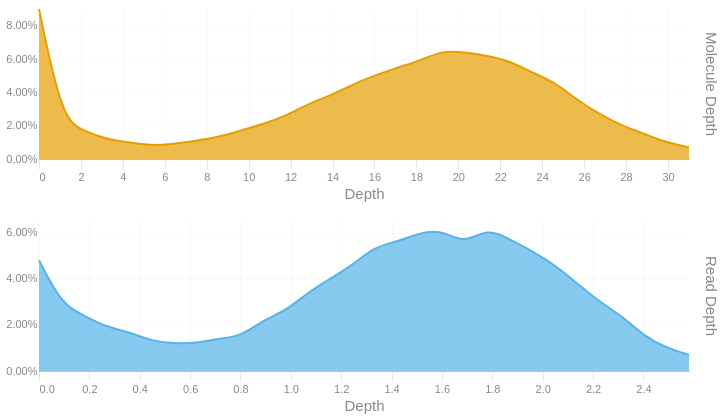

The code cell stored with this chart in its notebook:
### Code cell
readdep = depth_hist(tb['Read Depth'], q99, 3)
readdep = readdep.with_columns(pl.lit('Read Depth').alias('Metric'))
if not SKIPLR:
    moldep = depth_hist(tb['Molecule Depth'], mol_q99, 1)
    moldep = moldep.with_columns(pl.lit('Molecule Depth').alias('Metric'))
    _hist = pl.concat([readdep, moldep])
    _hist = _hist.filter(pl.col('Proportion') != 0)
    with SafeRender(_hist):
        (
            alt.Chart(_hist)        
            .mark_area(interpolate = "basis")
            .encode(
                x=alt.X('Bin:Q').scale(domainMin=0).axis(alt.Axis(title='Depth')),
                y = alt.Y('Proportion:Q', title = None).axis(format = '.2%'),
                color = alt.Color('Metric:N').legend(None),
                row = alt.Row("Metric:N").header(title = None, labelOrient = 'right'),
                tooltip = [
                    alt.Tooltip("Metric:N", title = "Metric"),
                    alt.Tooltip('Interval:N', title = "Depth Interval"),
                    alt.Tooltip('Proportion:Q', title = "% Alignments").format('.2%')
                ]
            )
            .resolve_scale(x='independent', y='independent')
            .properties(
                height = 150, width = 650,
                usermeta={'embedOptions': {'downloadFileName': f'{samplename}.depth.hist'}}
            )
        ).display()
else:
    readdep = readdep.filter(pl.col('Proportion') != 0)
    with SafeRender(readdep):
        (
            alt.Chart(readdep)        
            .mark_area(interpolate = "basis")
            .encode(
                x=alt.X('Bin:Q').scale(domainMin=0).axis(alt.Axis(title='Depth')),
                y = alt.Y('Proportion:Q', title = None).axis(format = '.2%'),
                tooltip = [
                    alt.Tooltip('Interval:N', title = "Depth Interval"),
                    alt.Tooltip('Proportion:Q', title = "% Alignments").format('.2%')
                ]
            )
            .properties(
                usermeta={'embedOptions': {'downloadFileName': f'{samplename}.depth.hist'}}
            )
        ).display()

### Figure 1 — Vega-Lite specification as saved in the notebook (floating-point values rounded to 4 significant figures)
{"width": 650, "height": 150, "config": {"title": {"anchor": "start", "dy": -15, "fontSize": 18, "color": "#888888", "subtitleColor": "#888888", "subtitleFontSize": 14}, "arc": {"fill": "#0072B2"}, "axis": {"domainColor": "#888888", "domainWidth": 0.5, "gridWidth": 0.2, "grid": false, "titleFontWeight": 400, "titleFontSize": 15, "labelFontSize": 11, "labelColor": "#888888", "tickColor": "#888888", "tickWidth": 0.2, "titleColor": "#888888"}, "axisBand": {"grid": false}, "axisX": {"grid": true, "tickSize": 10, "domainCap": "round"}, "axisY": {"domain": false, "grid": true, "tickSize": 0, "domainCap": "round"}, "background": "transparent", "header": {"labelFontSize": 15, "labelColor": "#888888", "titleFontSize": 15, "titleFontWeight": 600, "titleColor": "#888888"}, "legend": {"labelFont": "sans-serif", "labelFontSize": 12, "labelColor": "#888888", "symbolSize": 100, "symbolType": "circle", "titleFontSize": 12, "titlePadding": 10, "titleColor": "#888888", "title": null}, "range": {"category": ["#E69F00", "#56B4E9", "#009E73", "#F0E442", "#0072B2", "#D55E00", "#CC79A7", "#000000"], "diverging": ["#cfe8f3", "#a2d4ec", "#73bfe2", "#46abdb", "#1696d2", "#12719e"]}, "area": {"fill": "#0072B2", "fillOpacity": 0.7, "line": true, "strokeOpacity": 0.7}, "line": {"color": "#0072B2", "stroke": "#0072B2", "strokeWidth": 2}, "trail": {"color": "#0072B2", "stroke": "#0072B2", "strokeWidth": 0, "size": 1}, "point": {"filled": true, "fillOpacity": 1.0, "size": 95}, "text": {"color": "#888888", "fontSize": 11, "align": "right", "fontWeight": 400, "size": 11}, "bar": {"fill": "#0072B2", "stroke": null}, "view": {"stroke": null, "continuousWidth": 660, "continuousHeight": 400}}, "data": {"name": "data-5ec4fcf5e52ab010c6d65bdb9070cc7d"}, "mark": {"type": "area", "interpolate": "basis"}, "encoding": {"color": {"field": "Metric", "legend": null, "type": "nominal"}, "row": {"field": "Metric", "header": {"title": null, "labelOrient": "right"}, "type": "nominal"}, "tooltip": [{"field": "Metric", "title": "Metric", "type": "nominal"}, {"field": "Interval", "title": "Depth Interval", "type": "nominal"}, {"field": "Proportion", "format": ".2%", "title": "% Alignments", "type": "quantitative"}], "x": {"axis": {"title": "Depth"}, "field": "Bin", "scale": {"domainMin": 0}, "type": "quantitative"}, "y": {"axis": {"format": ".2%"}, "field": "Proportion", "title": null, "type": "quantitative"}}, "resolve": {"scale": {"x": "independent", "y": "independent"}}, "usermeta": {"embedOptions": {"downloadFileName": "TF26LRJL0008_50B_H_10484332_23Y22YLT4_L7.depth.hist"}}, "$schema": "https://vega.github.io/schema/vega-lite/v6.4.1.json", "datasets": {"data-5ec4fcf5e52ab010c6d65bdb9070cc7d": [{"Bin": 0.0, "Interval": "0.0-0.089", "Proportion": 0.048, "Metric": "Read Depth"}, {"Bin": 0.089, "Interval": "0.089-0.178", "Proportion": 0.029, "Metric": "Read Depth"}, {"Bin": 0.178, "Interval": "0.178-0.267", "Proportion": 0.024, "Metric": "Read Depth"}, {"Bin": 0.267, "Interval": "0.267-0.356", "Proportion": 0.019, "Metric": "Read Depth"}, {"Bin": 0.356, "Interval": "0.356-0.445", "Proportion": 0.017, "Metric": "Read Depth"}, {"Bin": 0.445, "Interval": "0.445-0.534", "Proportion": 0.013, "Metric": "Read Depth"}, {"Bin": 0.534, "Interval": "0.534-0.623", "Proportion": 0.012, "Metric": "Read Depth"}, {"Bin": 0.623, "Interval": "0.623-0.712", "Proportion": 0.012, "Metric": "Read Depth"}, {"Bin": 0.712, "Interval": "0.712-0.801", "Proportion": 0.014, "Metric": "Read Depth"}, {"Bin": 0.801, "Interval": "0.801-0.89", "Proportion": 0.015, "Metric": "Read Depth"}, {"Bin": 0.89, "Interval": "0.89-0.979", "Proportion": 0.022, "Metric": "Read Depth"}, {"Bin": 0.979, "Interval": "0.979-1.068", "Proportion": 0.026, "Metric": "Read Depth"}, {"Bin": 1.068, "Interval": "1.068-1.157", "Proportion": 0.034, "Metric": "Read Depth"}, {"Bin": 1.157, "Interval": "1.157-1.246", "Proportion": 0.04, "Metric": "Read Depth"}, {"Bin": 1.246, "Interval": "1.246-1.335", "Proportion": 0.046, "Metric": "Read Depth"}, {"Bin": 1.335, "Interval": "1.335-1.424", "Proportion": 0.054, "Metric": "Read Depth"}, {"Bin": 1.424, "Interval": "1.424-1.513", "Proportion": 0.056, "Metric": "Read Depth"}, {"Bin": 1.513, "Interval": "1.513-1.602", "Proportion": 0.06, "Metric": "Read Depth"}, {"Bin": 1.602, "Interval": "1.602-1.691", "Proportion": 0.061, "Metric": "Read Depth"}, {"Bin": 1.691, "Interval": "1.691-1.78", "Proportion": 0.055, "Metric": "Read Depth"}, {"Bin": 1.78, "Interval": "1.78-1.869", "Proportion": 0.062, "Metric": "Read Depth"}, {"Bin": 1.869, "Interval": "1.869-1.958", "Proportion": 0.057, "Metric": "Read Depth"}, {"Bin": 1.958, "Interval": "1.958-2.047", "Proportion": 0.052, "Metric": "Read Depth"}, {"Bin": 2.047, "Interval": "2.047-2.136", "Proportion": 0.046, "Metric": "Read Depth"}, {"Bin": 2.136, "Interval": "2.136-2.225", "Proportion": 0.038, "Metric": "Read Depth"}, {"Bin": 2.225, "Interval": "2.225-2.314", "Proportion": 0.03, "Metric": "Read Depth"}, {"Bin": 2.314, "Interval": "2.314-2.403", "Proportion": 0.024, "Metric": "Read Depth"}, {"Bin": 2.403, "Interval": "2.403-2.492", "Proportion": 0.015, "Metric": "Read Depth"}, {"Bin": 2.492, "Interval": "2.492-2.581", "Proportion": 0.01, "Metric": "Read Depth"}, {"Bin": 2.581, "Interval": "2.581-2.67", "Proportion": 0.007, "Metric": "Read Depth"}, {"Bin": 0.0, "Interval": "0.0-1.1", "Proportion": 0.09, "Metric": "Molecule Depth"}, {"Bin": 1.1, "Interval": "1.1-2.1", "Proportion": 0.024, "Metric": "Molecule Depth"}, {"Bin": 2.1, "Interval": "2.1-3.2", "Proportion": 0.017, "Metric": "Molecule Depth"}, {"Bin": 3.2, "Interval": "3.2-4.3", "Proportion": 0.012, "Metric": "Molecule Depth"}, {"Bin": 4.3, "Interval": "4.3-5.3", "Proportion": 0.01, "Metric": "Molecule Depth"}, {"Bin": 5.3, "Interval": "5.3-6.4", "Proportion": 0.008, "Metric": "Molecule Depth"}, {"Bin": 6.4, "Interval": "6.4-7.5", "Proportion": 0.009, "Metric": "Molecule Depth"}, {"Bin": 7.5, "Interval": "7.5-8.5", "Proportion": 0.011, "Metric": "Molecule Depth"}, {"Bin": 8.5, "Interval": "8.5-9.6", "Proportion": 0.013, "Metric": "Molecule Depth"}, {"Bin": 9.6, "Interval": "9.6-10.7", "Proportion": 0.017, "Metric": "Molecule Depth"}, {"Bin": 10.7, "Interval": "10.7-11.8", "Proportion": 0.021, "Metric": "Molecule Depth"}, {"Bin": 11.8, "Interval": "11.8-12.8", "Proportion": 0.026, "Metric": "Molecule Depth"}, {"Bin": 12.8, "Interval": "12.8-13.9", "Proportion": 0.033, "Metric": "Molecule Depth"}, {"Bin": 13.9, "Interval": "13.9-15.0", "Proportion": 0.038, "Metric": "Molecule Depth"}, {"Bin": 15.0, "Interval": "15.0-16.0", "Proportion": 0.045, "Metric": "Molecule Depth"}, {"Bin": 16.0, "Interval": "16.0-17.1", "Proportion": 0.05, "Metric": "Molecule Depth"}, {"Bin": 17.1, "Interval": "17.1-18.2", "Proportion": 0.055, "Metric": "Molecule Depth"}, {"Bin": 18.2, "Interval": "18.2-19.2", "Proportion": 0.059, "Metric": "Molecule Depth"}, {"Bin": 19.2, "Interval": "19.2-20.3", "Proportion": 0.065, "Metric": "Molecule Depth"}, {"Bin": 20.3, "Interval": "20.3-21.4", "Proportion": 0.064, "Metric": "Molecule Depth"}, {"Bin": 21.4, "Interval": "21.4-22.4", "Proportion": 0.062, "Metric": "Molecule Depth"}, {"Bin": 22.4, "Interval": "22.4-23.5", "Proportion": 0.059, "Metric": "Molecule Depth"}, {"Bin": 23.5, "Interval": "23.5-24.6", "Proportion": 0.052, "Metric": "Molecule Depth"}, {"Bin": 24.6, "Interval": "24.6-25.6", "Proportion": 0.046, "Metric": "Molecule Depth"}, {"Bin": 25.6, "Interval": "25.6-26.7", "Proportion": 0.036, "Metric": "Molecule Depth"}, {"Bin": 26.7, "Interval": "26.7-27.8", "Proportion": 0.027, "Metric": "Molecule Depth"}, {"Bin": 27.8, "Interval": "27.8-28.9", "Proportion": 0.02, "Metric": "Molecule Depth"}, {"Bin": 28.9, "Interval": "28.9-29.9", "Proportion": 0.015, "Metric": "Molecule Depth"}, {"Bin": 29.9, "Interval": "29.9-31.0", "Proportion": 0.01, "Metric": "Molecule Depth"}, {"Bin": 31.0, "Interval": "31.0-32.06", "Proportion": 0.007, "Metric": "Molecule Depth"}]}}
